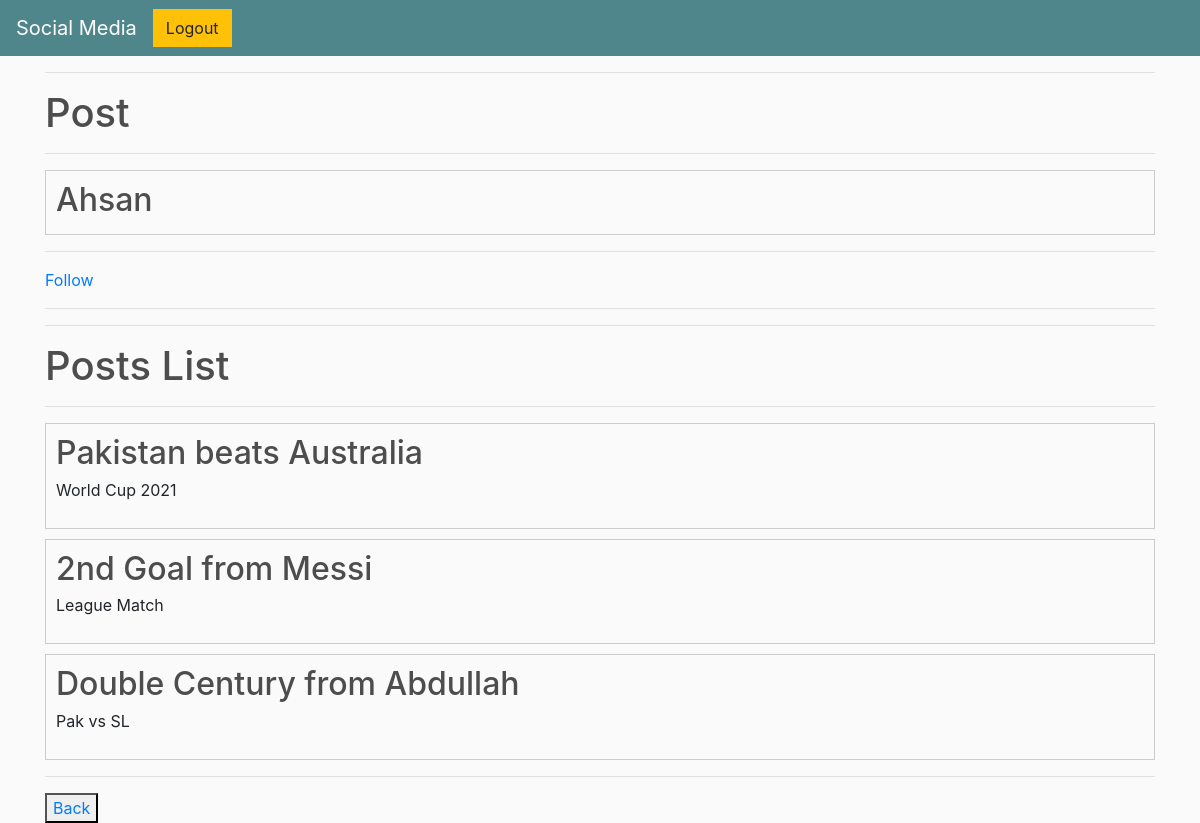
Screenshot of /user/5/ (signed in) with the database file from the repository.
### base/models.py (models this page shows, shortened)
class Post(models.Model):
    title = models.CharField(max_length=255)
    description = models.TextField()
    author = models.ForeignKey(User, on_delete=models.CASCADE)
    created_at = models.DateTimeField(auto_now_add=True)
    objects = models.Manager()
    post = PostManager()
    def __str__(self):
        return self.title

### base/views.py (the view)
# urls.py: path('user/<int:pk>/', views.UserDetail.as_view(), name = 'user'),
class UserDetail(LoginRequiredMixin, DetailView):
    model = User
    template_name = 'templates/base/user_detail.html'
    def get_context_data(self, **kwargs):
        context = super().get_context_data(**kwargs)
        user = self.get_object()
        print("User ",user)
        context['posts'] = Post.objects.filter(author = user)
        context['user'] = user
        print(context['user'], context['posts'])
        user_obj = User.objects.filter(username = user).first()
        filter_follow = Follow.objects.filter(following = user_obj)
        context['follow'] = filter_follow
        if Follow.objects.filter(following = user_obj).exists():
            if self.request.user == filter_follow.first().follower:
                context['check'] = True
                print("True condition check", context['check'])
            else:
                context['check'] = False
                print("False condition check" , context[ 'check' ])
        else:
            context['check'] = False
        context['user_id'] = user_obj.pk
        return context

### templates/base/user_detail.html (shortened to what this page needs)
{% extends 'templates/base/main.html' %}
{% block content %}
    <hr>
<h1>Post</h1>
<hr>
<div class="post">
                <h2>{{ user }}</h2>
            </div>
    <hr>
       {% if check %}
                    <a href="{% url 'follow' user.id %}">Unfollow</a>
                {% else %}
                    <a href="{% url 'follow' user.id %}">Follow</a>
                {% endif %}
    <hr>
    <hr>
        <h1>Posts List</h1>
    <hr>
        {% for post in posts %}
            <div class="post">
                <h2>{{ post.title }}</h2>
            <p>{{ post.description }}</p>
            </div>
        {% empty %}
            <h5>No posts in the list</h5>
        {% endfor %}
    <hr>
    <button ><a href="{% url 'posts' %}">Back</a></button>
{% endblock content %}

### static/css/main.css (style rules this page uses)
body { background-color: hsl(0, 0%, 98%); }
h1,h2,h3,h4,h5,h6 { color:hsl(0, 0%, 30%); }

### templates/base/user_detail.html (style rules this page uses)
.post { border: 1px solid #ccc; padding: 10px; margin-bottom: 10px; }
.post h2, .user p { margin-bottom: 5px; }

### rows the page displays
Post: title "Pakistan beats Australia", description "World Cup 2021"
Post: title "2nd Goal from Messi", description "League Match"
Post: title "Double Century from Abdullah", description "Pak vs SL"

### other values shown
{{ user }} "Ahsan"
